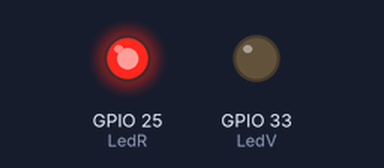
Recording of a sketch running on a simulated ESP32. Parts: output pins drawn as LEDs (lit = HIGH). WiFi joins after 1.5 s; servers stay silent unless stated; what the sketch prints to the serial monitor is not drawn.

Above: at 0.1 s.
At 1.4 s:
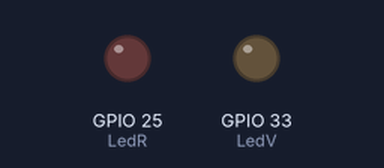
Timing chart, 0 to 2.9 s (numbered marks = the images above):
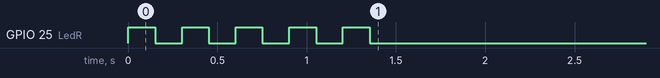

The sketch:

ConexionBasicaFireBase.ino
```cpp
#include <Firebase_ESP_Client.h>
#include <WiFi.h>
#include <addons/TokenHelper.h>
#include <ArduinoJson.h>
#define FIREBASE_USE_PSRAM

int LedR=25,LedV=33;

//Conectar a una red WiFi
const char* WIFI_SSID = "CECY_ZAMBRANO";//el nombre de la red
const char* WIFI_PASSWORD = "rivera11";//la contraseña de la red
//Recursos de Firebase
const char* API_KEY = "AIzaSyChi5a-rXryy-T_jt__pjxNwZKElnRPcf0";
const char* FIREBASE_PROJECT_ID = "sumativariverasalinas";
//CONFIGURAR UN EMAIL Y CONTRASEÑA EN AUTHENTICATION de Firebase
const char* USER_EMAIL = "salinas@rivera.com";
const char* USER_PASSWORD = "salinas@rivera.com";
//Define Firebase Data object
FirebaseData fbdo;
FirebaseAuth auth;
FirebaseConfig config;

void setup() {
  pinMode(25,OUTPUT);
  pinMode(33,OUTPUT);

  Serial.begin(115200);
  Serial.printf("Firebase Client v%s\n\n", FIREBASE_CLIENT_VERSION);//Verificamos la version
  setupWiFi();//Llamamos la funcion de configuración wifi
  setupFirebase();//Llamamos la funcion de configuración Firebase
  digitalWrite(LedR,0);
  digitalWrite(LedV,0);
}

//Funcion para configuara WiFi
void setupWiFi() {
  Serial.print("Connecting to Wi-Fi");
  WiFi.begin(WIFI_SSID, WIFI_PASSWORD);
  while (WiFi.status() != WL_CONNECTED) {
    Serial.print(".");
    digitalWrite(LedR,1);
    delay(150);
    digitalWrite(LedR,0);
    delay(150);
  }
  digitalWrite(LedV,1);
  Serial.println();
  Serial.print("Connected with IP: ");
  Serial.println(WiFi.localIP());
}
void setupFirebase() {
  config.api_key = API_KEY;
  auth.user.email = USER_EMAIL;
  auth.user.password = USER_PASSWORD;
  config.token_status_callback = tokenStatusCallback;  // Ver addons/TokenHelper.h
  Firebase.begin(&config, &auth);
  Firebase.reconnectWiFi(true);
}
void loop(){
String path = "Pokedex";//RUTA DE COLECCION
  FirebaseJson json;

  if (Firebase.Firestore.getDocument(&fbdo, FIREBASE_PROJECT_ID, "", path.c_str(), "")) {

    StaticJsonDocument<1024> doc;
    DeserializationError error = deserializeJson(doc, fbdo.payload().c_str());

    if (!error) {
      for (JsonObject document : doc["documents"].as<JsonArray>()) {
        const char* document_name = document["name"];//PARAMETRO NOMBRE == ID Documento
        Serial.print(document);
        const bool state = document["fields"]["fire"]["booleanValue"];//PARAMETRO DE CAMPOS A REVISAR
        Serial.print(" : ");
        if (strstr(document_name, "Tipo") != nullptr) {//COMPARAR NOMBRE CON  RESULTADO ESPERADO LED1
          state ? Serial.println("Fuego 1") : Serial.println("Fire 0");
        }
		  }
		delay(500);
	  }
  }
}
```
